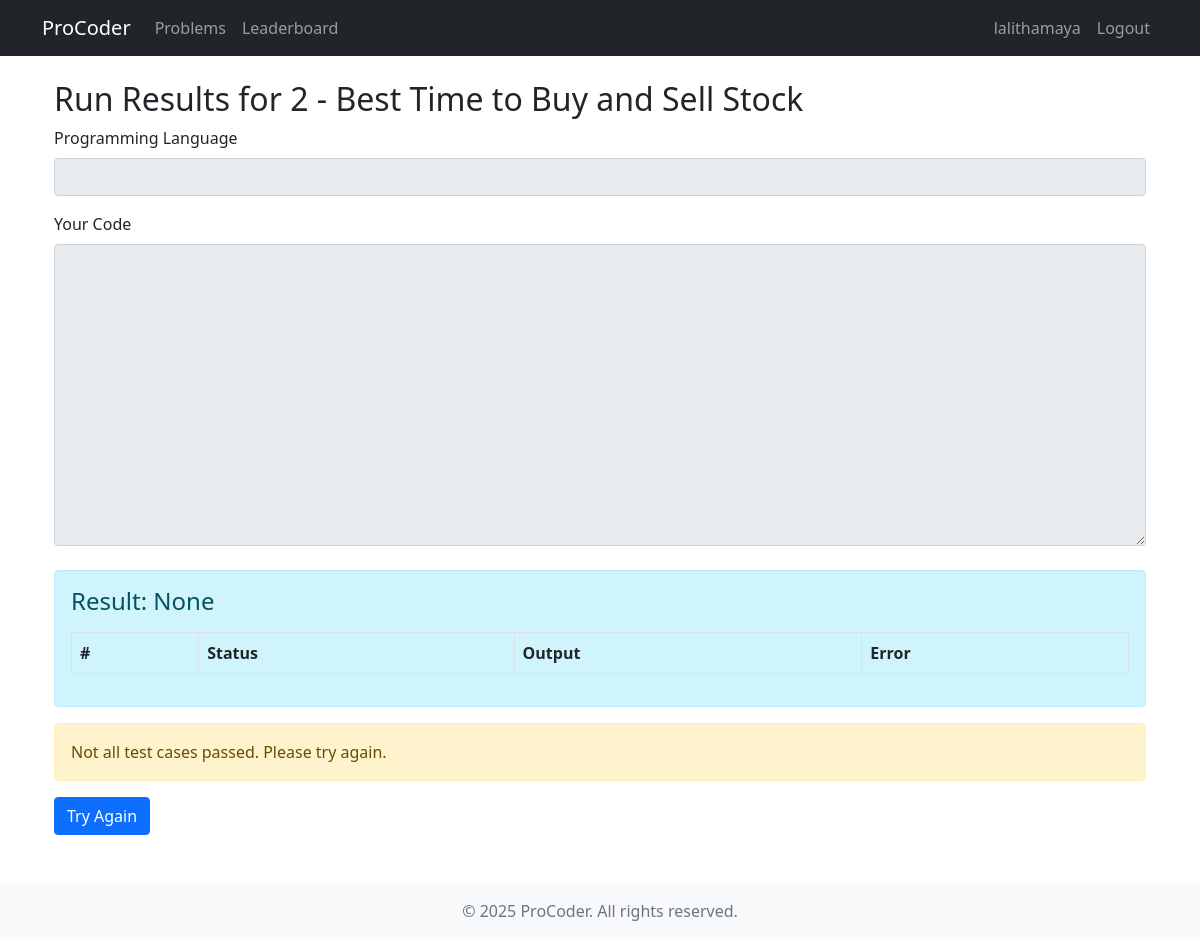
Page /results/2/ (signed in) on the committed database.
### accounts/models.py (models this page shows, shortened)
class User(AbstractBaseUser):
    username = models.CharField(unique=True, max_length=120)
    email = models.EmailField(unique=True, max_length=255)
    full_name = models.CharField(max_length=255, blank=True, null=True)
    is_active = models.BooleanField(default=True)
    score = models.IntegerField(default=0)
    staff = models.BooleanField(default=False)
    admin = models.BooleanField(default=False)
    timestamp = models.DateTimeField(auto_now_add=True)
    updated = models.DateTimeField(auto_now=True)
    total_time = models.IntegerField(default=0)
    USERNAME_FIELD = 'username'
    REQUIRED_FIELDS = ['email']
    objects = UserManager()
    class Meta:
        ordering = ['-score', 'total_time']

### questions/models.py (models this page shows, shortened)
class Question(models.Model):
    code = models.CharField(unique=True, max_length=10)
    title = models.CharField(unique=True, max_length=120)
    description = models.TextField(blank=True)
    time_limit = models.IntegerField(default=1)
    sample_input = models.TextField(blank=True, help_text="Sample input for the problem")
    sample_output = models.TextField(blank=True, help_text="Sample output for the problem")
    timestamp = models.DateTimeField(auto_now_add=True)
    objects = QuestionManager()

### grader/views.py (the view, shortened to what this page needs)
# urls.py: path('results/<str:code>/', views.run_results, name='run_results'),
@login_required
def run_results(request, code):
    question = get_object_or_404(Question, code=code)
    code_text = request.session.get('pending_code', '')
    language = request.session.get('pending_language', '')
    verdict = request.session.get('pending_verdict', None)
    details = request.session.get('pending_details', None)
    can_submit = verdict == 'Accepted'
    return render(request, 'grader/run_results.html', {
        'question': question,
        'code_text': code_text,
        'language': language,
        'verdict': verdict,
        'details': details,
        'can_submit': can_submit
    })

### grader/templates/grader/run_results.html (shortened to what this page needs)
{% extends 'base.html' %}
{% block content %}
<div class="container mt-4">
    <h2>Run Results for {{ question.code }} - {{ question.title }}</h2>
    <div class="mb-3">
        <label class="form-label">Programming Language</label>
        <input type="text" class="form-control" value="{{ language }}" readonly>
    </div>
    <div class="mb-3">
        <label class="form-label">Your Code</label>
        <textarea class="form-control" rows="12" readonly>{{ code_text }}</textarea>
    </div>
    <div class="alert alert-info mt-4">
        <h4>Result: {{ verdict }}</h4>
        <table class="table table-bordered mt-3">
            <thead>
                <tr>
                    <th>#</th>
                    <th>Status</th>
                    <th>Output</th>
                    <th>Error</th>
                </tr>
            </thead>
        </table>
    </div>
    <form method="post">
        {% if can_submit %}
            <div class="alert alert-success">All test cases passed! You can now submit your solution.</div>
            <button type="submit" name="submit" class="btn btn-success">Submit</button>
        {% else %}
            <div class="alert alert-warning">Not all test cases passed. Please try again.</div>
            <button type="submit" name="try_again" class="btn btn-primary">Try Again</button>
        {% endif %}
    </form>
</div>
{% endblock %}

### templates/base.html (shortened to what this page needs)
<!DOCTYPE html>
<html lang="en">
<head>
    <link href="https://cdn.jsdelivr.net/npm/bootstrap@5.1.3/dist/css/bootstrap.min.css" rel="stylesheet">
    <link href="https://cdnjs.cloudflare.com/ajax/libs/font-awesome/6.0.0/css/all.min.css" rel="stylesheet">
</head>
<body>
    <nav class="navbar navbar-expand-lg navbar-dark bg-dark">
        <div class="container">
            <a class="navbar-brand" href="/">ProCoder</a>
            <div class="collapse navbar-collapse" id="navbarNav">
                <ul class="navbar-nav me-auto">
                    <li class="nav-item">
                        <a class="nav-link" href="{% url 'questions:list' %}">Problems</a>
                    </li>
                    <li class="nav-item">
                        <a class="nav-link" href="{% url 'account:leaderboard' %}">Leaderboard</a>
                    </li>
                </ul>
                <ul class="navbar-nav">
                    {% if request.user.is_authenticated %}
                        <li class="nav-item">
                            <a class="nav-link" href="{% url 'account:profile' request.user.username %}">
                                {{ request.user.username }}
                            </a>
                        </li>
                        <li class="nav-item">
                            <a class="nav-link" href="{% url 'account:logout' %}">Logout</a>
                        </li>
                    {% endif %}
                </ul>
            </div>
        </div>
    </nav>
    <div class="container mt-4">
        {% block content %}{% endblock %}
    </div>
    <footer class="footer mt-5 py-3 bg-light">
        <div class="container text-center">
            <span class="text-muted">© {% now "Y" %} ProCoder. All rights reserved.</span>
        </div>
    </footer>
</body>
</html>

### rows in the picture
User: user.username "lalithamaya"
Question: code "2", title "Best Time to Buy and Sell Stock"

### other values in the picture
{{ verdict }} "None"
